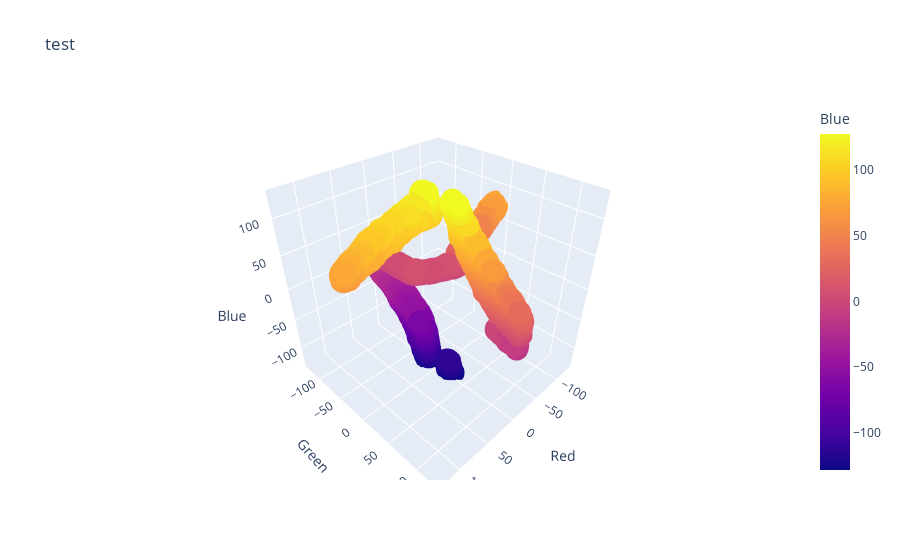

Here is the notebook cell this chart was saved with:
### Code cell
image_info = imageClustered.image_array
colors = np.unique(image_info, axis=0)
color_names = []
for col in (colors):
    color_names.append('Unknown Color')
data = list(map(list, zip(colors[:,0], colors[:,1],colors[:,2],color_names)))
new_df = pd.DataFrame(data,columns=['Red','Green','Blue', "Name"])
colfig = px.scatter_3d(new_df, x='Red', y='Green', z='Blue',
            color='Blue', title= "test")
colfig

### Figure 1 — Plotly figure (JSON) as saved in the notebook; plotly's stock layout.template omitted (floating-point values rounded to 4 significant figures; data arrays with more than 128 entries replaced by an {"elided": "..."} marker saying what was removed)
{"data": [{"hovertemplate": "Red=%{x}<br>Green=%{y}<br>Blue=%{marker.color}<extra></extra>", "legendgroup": "", "marker": {"color": {"elided": "11573 int values"}, "coloraxis": "coloraxis", "symbol": "circle"}, "mode": "markers", "name": "", "scene": "scene", "showlegend": false, "type": "scatter3d", "x": {"elided": "11573 int values"}, "y": {"elided": "11573 int values"}, "z": {"elided": "11573 int values"}}], "layout": {"coloraxis": {"colorbar": {"title": {"text": "Blue"}}, "colorscale": [[0, "#0d0887"], [0.1111, "#46039f"], [0.2222, "#7201a8"], [0.3333, "#9c179e"], [0.4444, "#bd3786"], [0.5556, "#d8576b"], [0.6667, "#ed7953"], [0.7778, "#fb9f3a"], [0.8889, "#fdca26"], [1, "#f0f921"]]}, "legend": {"tracegroupgap": 0}, "scene": {"domain": {"x": [0, 1], "y": [0, 1]}, "xaxis": {"title": {"text": "Red"}}, "yaxis": {"title": {"text": "Green"}}, "zaxis": {"title": {"text": "Blue"}}}, "title": {"text": "test"}}}
